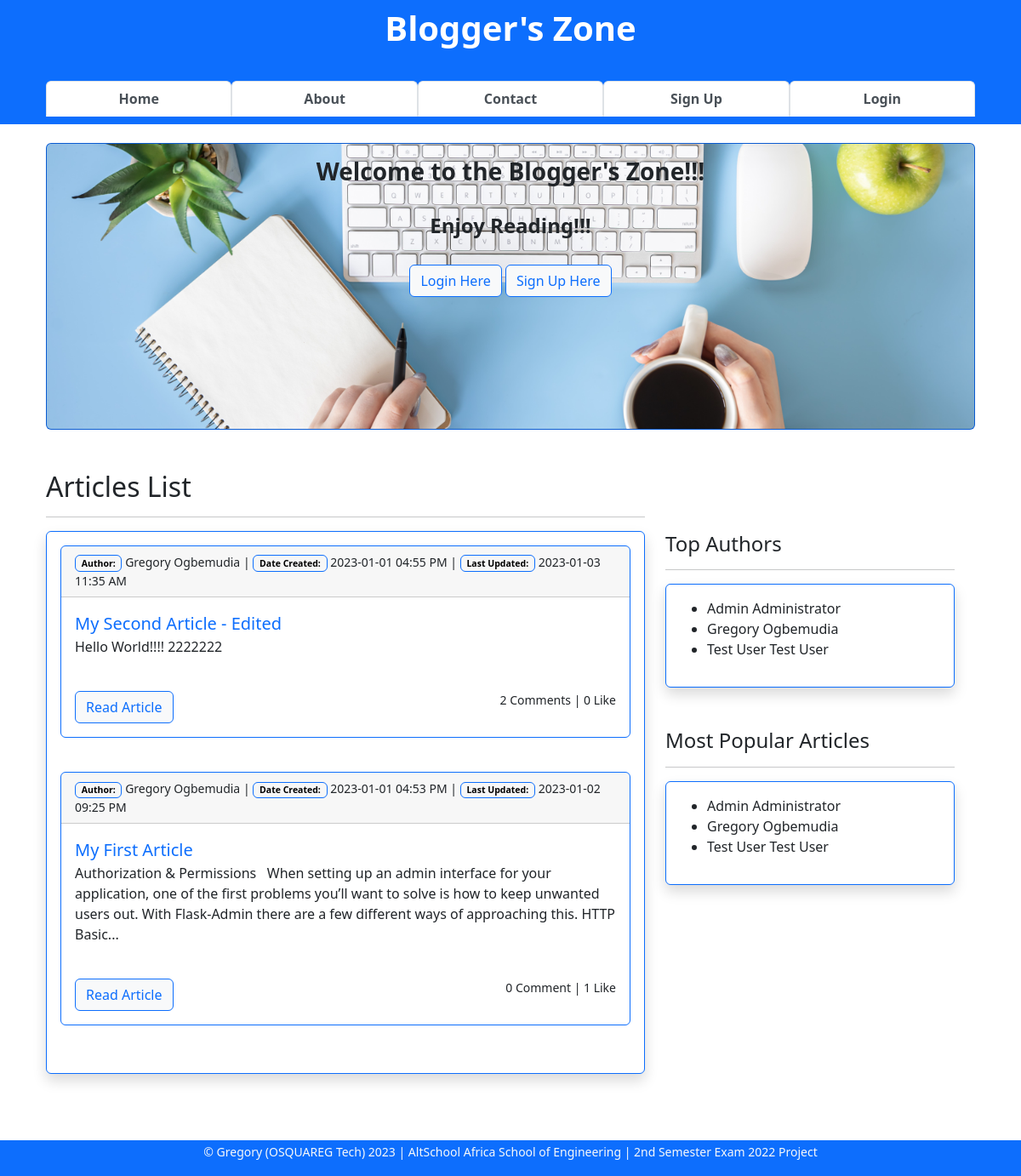
Before: / with the older database file.
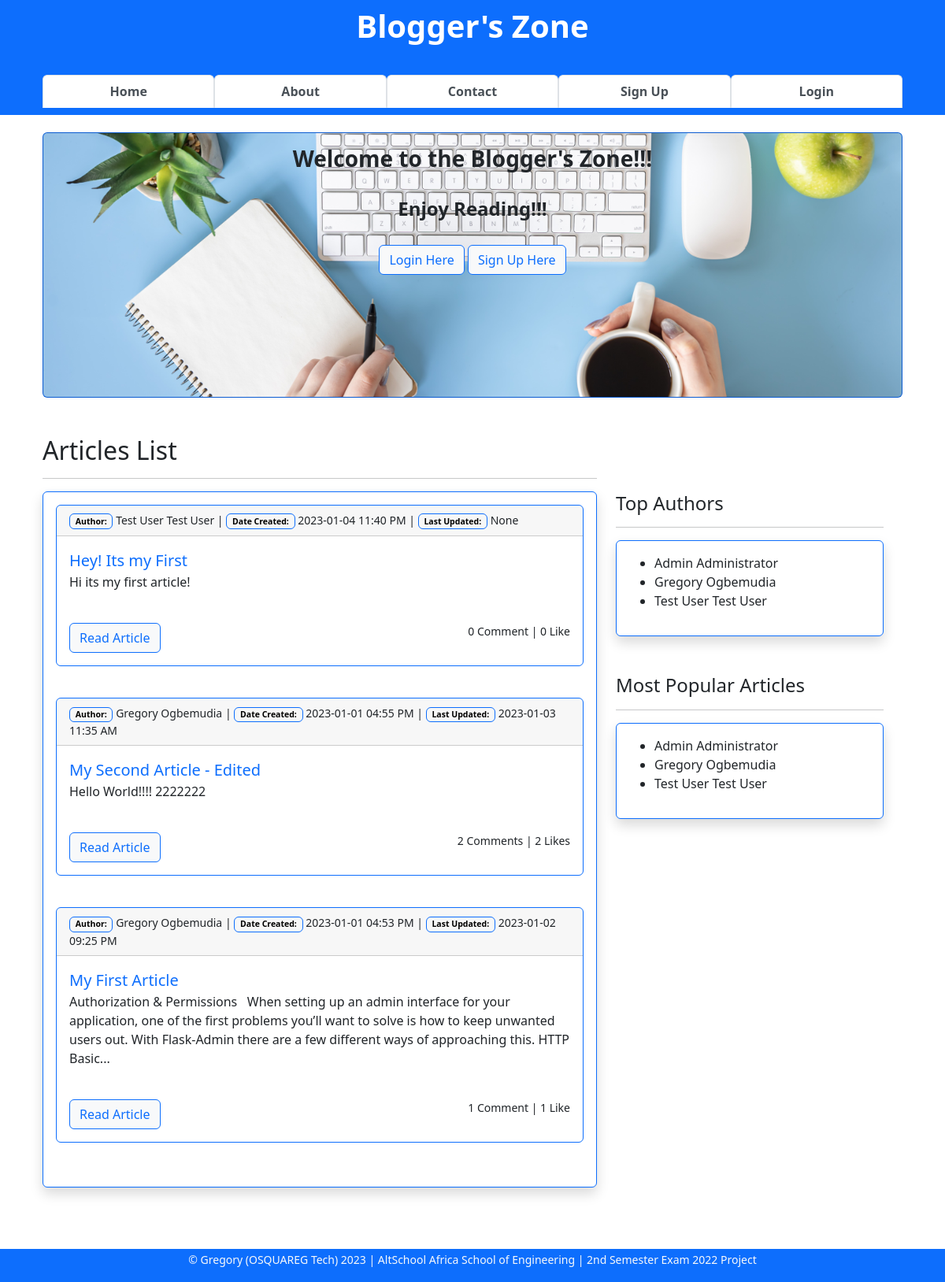
After: the same page with the newer database file.
### app/models.py (models this page shows, shortened)
class Article(db.Model):
    __tablename__ = "articles"
    id = db.Column(db.Integer, primary_key=True)
    title = db.Column(db.String(255), nullable=False)
    content = db.Column(db.Text, nullable=False)
    date_posted = db.Column(db.DateTime, default=datetime.utcnow)
    is_draft = db.Column(db.Boolean, default=False, nullable=False)
    last_updated_on = db.Column(db.DateTime, onupdate=datetime.utcnow)
    last_updated_by = db.Column(db.String)
    is_deleted = db.Column(db.Boolean, default=False)
    author_id = db.Column(db.Integer, db.ForeignKey("users.id", ondelete="CASCADE"))
    comments = db.relationship("Comment", backref="articles")
    article_likes = db.relationship("ArticleLike", backref="articles")
    comment_likes = db.relationship("CommentLike", backref="articles")

class User(db.Model, UserMixin):
    __tablename__ = "users"
    id = db.Column(db.Integer, primary_key=True)
    firstname = db.Column(db.String(255), nullable=False)
    lastname = db.Column(db.String(255), nullable=False)
    username = db.Column(db.String(25), nullable=False, unique=True)
    email = db.Column(db.Text(150), nullable=False, unique=True)
    password_hash = db.Column(db.Text(255), nullable=False, unique=True)
    bio = db.Column(db.Text(), nullable=True)
    date_joined = db.Column(db.DateTime, default=datetime.utcnow)
    is_active = db.Column(db.Boolean, default=True)
    is_admin = db.Column(db.Boolean, default=False)
    profile_pic = db.Column(db.String(), nullable=True)
    last_updated_by = db.Column(db.String)
    last_updated_on = db.Column(db.DateTime, onupdate=datetime.utcnow)
    articles = db.relationship("Article", backref="author")
    comments = db.relationship("Comment", backref="commenter")
    article_likes = db.relationship("ArticleLike", backref="art_liker")
    comment_likes = db.relationship("CommentLike", backref="com_liker")

### app/general/general.py (the view)
@blueprint.route("/", methods=["GET"])
def index():
    authors = db.session.query(User).order_by(User.id).all
    articles = db.session.query(Article).\
        filter(Article.is_draft == False, Article.is_deleted == False).\
        order_by(Article.date_posted.desc()).all()
    comment_likes_cnts = db.session \
        .query(Article.id.label("article_id"),
               func.count(Comment.comment).label("comments_count"),
               func.count(ArticleLike.user_id).label("likes_count")) \
        .outerjoin(Comment, Comment.article_id == Article.id) \
        .outerjoin(ArticleLike, ArticleLike.article_id == Article.id) \
        .group_by(Article.id).all()
    context = {
        "articles": articles,
        "authors": authors,
        "comment_likes_cnts": comment_likes_cnts,
    }
    return render_template("index.html", **context)

### app/general/templates/index.html (shortened to what the changed rows need)
{% extends 'base.html' %}
{% block content %}
<br><br>
<div class="container row">
    <div class="container col-8" id="all-articles-list">
        <div>
            <h2>Articles List</h2>
        </div>
        <div class="shadow p-3 mb-5 bg-body rounded border border-primary" style="height: auto">
            {% for article in articles %}
            <div class="card border-primary mb-3">
                <small class="card-header">
                    <strong class="badge rounded border border-primary" style="color: black;">Author:</strong> {{ article.author.firstname }} {{ article.author.lastname }} |
                    <strong class="badge rounded border border-primary" style="color: black;">Date Created:</strong> {{ article.date_posted.strftime('%Y-%m-%d %I:%M %p') }} |
                    <strong class="badge rounded border border-primary" style="color: black;">Last Updated:</strong>
                    {% if article.last_updated_on is none %} {{ None }}
                    {% else %}
                    {{ article.last_updated_on.strftime('%Y-%m-%d %I:%M %p') }}
                    {% endif %}
                </small>
                <div class="card-body">
                    <a class="fs-5 text-decoration-none"
                        href="{{ url_for('article.view_article', id=article.id) }}">{{ article.title }}</a>
                    <div>
                        <p>{{ article.content | striptags() | truncate(255) }}</p>
                    </div><br>
                    <div>
                        <a href="{{ url_for('article.view_article', id=article.id) }}"
                            class="btn btn-light btn-outline-primary border border-primary">Read Article</a>
                        <small class="float-end">
                            {% for comment_likes_cnt in comment_likes_cnts %}
                            {% if comment_likes_cnt.article_id == article.id %}
                            {% if comment_likes_cnt.comments_count > 1 %}
                            {{ comment_likes_cnt.comments_count }} Comments |
                            {% else %}
                            {{ comment_likes_cnt.comments_count }} Comment |
                            {% endif %}
                            {% endif %}
                            {% endfor %}
                            {% for comment_likes_cnt in comment_likes_cnts %}
                            {% if comment_likes_cnt.article_id == article.id %}
                            {% if comment_likes_cnt.likes_count > 1 %}
                            {{ comment_likes_cnt.likes_count }} Likes
                            {% else %}
                            {{ comment_likes_cnt.likes_count }} Like
                            {% endif %}
                            {% endif %}
                            {% endfor %}
                        </small>
                    </div>
                </div>
            </div>
            <br>
            {% endfor %}
        </div>
    </div>
    <div class="container col-4">
        <div class="shadow p-3 mb-5 bg-body rounded border border-primary" style="height: auto">
            <ul>
                {% for author in authors() %}
                <li>{{ author.firstname }} {{ author.lastname }}</li>
                {% endfor %}
            </ul>
        </div>
        <div class="shadow p-3 mb-5 bg-body rounded border border-primary" style="height: auto">
            <ul>
                {% for author in authors() %}
                <li>{{ author.firstname }} {{ author.lastname }}</li>
                {% endfor %}
            </ul>
        </div>
    </div>
</div>
{% endblock content %}

Changed rows visible on the page:
added Article: author.firstname "Test User", author.lastname "Test User", date_posted "2023-01-04 11:40 PM", None "None", title "Hey! Its my First", content "Hi its my first article!", comments_count "0", likes_count "0"
Other visible differences:
new list line: "2 Likes"
new list line: "1 Comment |"
list line gone: "0 Like"
list line gone: "0 Comment |"
